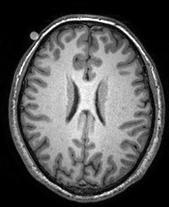
#> input picture images/myBrain_axial.bmp, 169 x 207 px
$ python demo_multiphase.py
#> lines starting #> are read from the running program, lines starting #| are printed output that depends on the picture; after the words box and inside, x2 and y2 are one past the last pixel; in counts of white or black regions, pixels touching at a corner belong together
### Li_TIP_2011/utils.py
# -*- coding: utf-8 -*-

import numpy as np
import math
import matplotlib.pyplot as plt
from skimage import measure
from scipy.ndimage import laplace


plt.ion()
fig1 = plt.figure(1)
fig2 = plt.figure(2)

# [23 lines left out: functions show_fig1, show_fig2, draw_all_2phase, not called in this run]

def show_fig_multi1(phi: np.ndarray):
    fig1.clf()
    ax1 = fig1.add_subplot(111, projection='3d')
    y, x = phi[:,:,0].shape
    x = np.arange(0, x, 1)
    y = np.arange(0, y, 1)
    X, Y = np.meshgrid(x, y)
    ax1.plot_surface(X, Y, -phi[:,:,0], rstride=2, cstride=2, color='r', linewidth=0, alpha=0.6, antialiased=True)
    ax1.contour(X, Y, phi[:,:,0], 0, colors='g', linewidths=2)
    ax1.plot_surface(X, Y, -phi[:,:,1], rstride=2, cstride=2, color='yellow', linewidth=0, alpha=0.6, antialiased=True)
    ax1.contour(X, Y, phi[:,:,1], 0, colors='blue', linewidths=2)

def show_fig_multi2(phi: np.ndarray, img: np.ndarray):
    fig2.clf()
    contours1 = measure.find_contours(phi[:,:,0], 0)
    contours2 = measure.find_contours(phi[:,:,1], 0)
    ax2 = fig2.add_subplot(111)
    ax2.imshow(img, interpolation='nearest', cmap=plt.get_cmap('gray'))
    for n, contour in enumerate(contours1):
        ax2.plot(contour[:, 1], contour[:, 0], linewidth=2, color='red')
    for n, contour in enumerate(contours2):
        ax2.plot(contour[:, 1], contour[:, 0], linewidth=2, color='blue')
    ax2.axis('off')

def draw_all_multiphase(phi: np.ndarray, img: np.ndarray, pause=0.3):
    show_fig_multi2(phi, img)
    show_fig_multi1(phi)
    plt.pause(pause)

def normalize01(f):
    fmin = np.min(f)
    fmax = np.max(f)
    f_ = (f-fmin) / (fmax-fmin)
    return f_

def Heaviside (f, epsilon):
    h = 0.5 * (1 + (2 / math.pi) * np.arctan(f / epsilon))
    return h

def Dirac(x, epsilon):
    f=(epsilon/math.pi)/(epsilon * epsilon + x * x)
    return f


def neumann_bound_cond(f):
    """
        Make a function satisfy Neumann boundary condition
    """
    g = f.copy()

    g[np.ix_([0, -1], [0, -1])] = g[np.ix_([2, -3], [2, -3])]
    g[np.ix_([0, -1]), 1:-1] = g[np.ix_([2, -3]), 1:-1]
    g[1:-1, np.ix_([0, -1])] = g[1:-1, np.ix_([2, -3])]
    return g

def curvature_central(phi) -> np.ndarray:
    [phi_y, phi_x] = np.gradient(phi)
    s = np.sqrt(np.square(phi_x) + np.square(phi_y))
    delta = 1e-10
    n_x = phi_x / (s + delta)  # add a small positive number to avoid division by zero
    n_y = phi_y / (s + delta)
    [_, nxx] = np.gradient(n_x)
    [nyy, _] = np.gradient(n_y)
    return nxx + nyy

# [65 lines left out: functions creat_gauss_kernel, conv2, dist_reg_p2, div, not called in this run]

### Li_TIP_2011/lse_bfe_3Phase.py
# -*- coding: utf-8 -*-

from scipy.ndimage import gaussian_filter
from utils import *

def lse_bfe_3Phase(u,Img,b,sigma,KONE, nu,timestep,mu,epsilon,Iter):

    N_class = 3 # % three-phase
    KB1 = gaussian_filter(b, sigma= sigma, truncate=2)
    KB2 = gaussian_filter(b*b, sigma=sigma, truncate=2)

    H1 = Heaviside(u[:,:,0], epsilon)
    H2 = Heaviside(u[:,:,1], epsilon)

    M = np.zeros((Img.shape[0], Img.shape[1], 3))
    M[:, :, 0] = H1 * H2 # % membership function 1
    M[:, :, 1] = H1 * (1 - H2)  # % membership function 2
    M[:, :, 2] = 1 - H1  # % membership function 1

    C_update = updateC(Img, KB1, KB2, M)

    KONE_Img = Img * Img * KONE

    u_update = updateLSF(Img, u, C_update, N_class, KONE_Img, KB1, KB2, mu, nu, timestep, epsilon, Iter)

    b_update = updateB(Img, C_update, M, sigma)

    return u_update, b_update, C_update

def updateLSF(Img,u_0, C, N_class, KONE_Img, KB1, KB2, mu, nu, timestep, epsilon, Iter):
    u = u_0.copy()

    e = np.zeros((Img.shape[0], Img.shape[1], 3))

    for i in range(N_class):
        e[:,:,i] = KONE_Img - 2* Img * C[i] * KB1 + C[i] * C[i] * KB2

    for j in range (Iter):
        Curv = np.zeros((Img.shape[0], Img.shape[1], 2))
        Delta = np.zeros((Img.shape[0], Img.shape[1], 2))
        u[:, :, 0] = neumann_bound_cond(u[:, :, 0])
        Curv[:, :, 0] = curvature_central(u[:, :, 0])
        H1 = Heaviside(u[:, :, 0], epsilon)
        Delta[:, :, 0] = Dirac(u[:, :, 0], epsilon)

        u[:, :, 1] = neumann_bound_cond(u[:, :, 1])
        Curv[:, :, 1] = curvature_central(u[:, :, 1])
        H2 = Heaviside(u[:, :, 1], epsilon)
        Delta[:, :, 1] = Dirac(u[:, :, 1], epsilon)

        A1 = - Delta[:,:, 0] * (e[:,:, 0] * H2 + e[:,:, 1] *(1 - H2) - e[:,:, 2])
        #P1 = mu * dist_reg_p2(u[:,:,0])
        P1 = mu * (laplace(u[:,:,0], mode='nearest') - Curv[:,:,0])

        L1 = nu * Delta[:,:, 0] * Curv[:,:, 0]
        u[:,:, 0] = u[:,:, 0]+timestep * (L1 + P1 + A1) # % update u1

        A2 = - Delta[:,:,1] * H1 *(e[:,:,0]-e[:,:,1])
        #P2 = mu * dist_reg_p2(u[:,:,1])
        P2 = mu * (laplace(u[:, :, 1], mode='nearest') - Curv[:, :, 1])
        L2 = nu * Delta[:,:, 1] * Curv[:,:, 1]
        u[:,:, 1] = u[:,:, 1]+timestep * (L2 + P2 + A2) # % update u2

    return u

def updateC(Img, Kb1, Kb2, M):
    C = []
    for i in range(3):
        N2 = Kb1 * Img * M[:,:, i]
        D2 = Kb2 * M[:,:, i]
        sN2 = np.sum(N2)
        sD2 = np.sum(D2)
        C.append(sN2 / (sD2 + (sD2 == 0)))

    return C

def updateB(Img, C, M,  Ksigma):
    PC1 = np.zeros_like(Img)
    PC2 = np.zeros_like(Img)

    for i in range(3):
        PC1 = PC1 + C[i] * M[:,:, i]
        PC2 = PC2 + C[i] * C[i] * M[:,:, i]

    KNm1 = gaussian_filter(PC1 * Img, sigma= Ksigma, truncate=2)
    KDn1 = gaussian_filter(PC2, sigma= Ksigma, truncate=2)

    b = KNm1 / KDn1

    return  b

### Li_TIP_2011/demo_multiphase.py
# -*- coding: utf-8 -*-

'''
This code is the implementation of the three-phase level set for the following paper:
A Level Set Method for Image Segmentation in the Presence of Intensity Inhomogeneities with Application to MRI ",
IEEE Trans. Image Processing, vol. 20 (7), pp. 2007-2016, 2011.
'''

from skimage.io import imread
from scipy.ndimage import gaussian_filter
from lse_bfe_3Phase import lse_bfe_3Phase
from utils import *

Img = imread('../images/myBrain_axial.bmp', True)
#> Img is the input picture: shape (207, 169); min 0, max 255, mean 85.6
Img = np.array(Img, dtype='float32')

A = 255
Img = A * normalize01(Img)  # rescale the image intensities
#> in normalize01, `fmin = np.min(f)`: fmin = 0
#> in normalize01, `fmax = np.max(f)`: fmax = 255
Mask = Img > 5
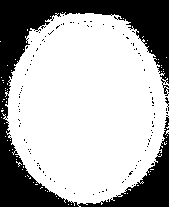
#> Mask: shape (207, 169) bool; 69.1% white; 106 black regions (104 under 20 px), largest, box (x1, y1, x2, y2) and area: (0, 0, 169, 207) 10591, (165, 97, 169, 111) 22
nu = 0.001 * A * A  # coefficient of arc length term
sigma = 4  # scale parameter that specifies the size of the neighborhood
iter_outer = 50
iter_inner = 10  # inner iteration for level set evolution
timestep = 0.1
mu = 0.1 / timestep  # coefficient for distance regularization term (regularize the level set function)
c0 = 5
epsilon = 1

# initialization of bias field and level set function
b = np.ones_like(Img)
initialLSF = np.random.randn(Img.shape[0],Img.shape[1],2)
initialLSF[:,:,1] = Mask

u = np.sign(initialLSF)

KONE = gaussian_filter(np.ones_like(Img), sigma=sigma, truncate=2)

C = None

if __name__ == '__main__':
    for i in range(iter_outer):
        u, b, C = lse_bfe_3Phase(u, Img, b, sigma, KONE, nu, timestep, mu, epsilon, iter_inner)

        if (i % 1) == 0:
            draw_all_multiphase(u, Img)
#> this loop made 50 passes
#> pass 1, in updateB, `KNm1 = gaussian_filter(PC1 * Img, sigma= Ksigma, truncate=2)`:
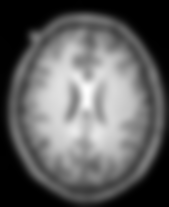
#> KNm1: shape (207, 169) float64; min 0, max 19690.2, mean 7418.5; drawn with min black and max white
#> after the loop:
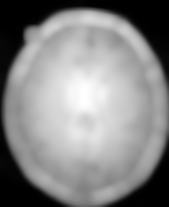
#> b: shape (207, 169) float64; min 0, max 2.18, mean 1.15; drawn with min black and max white

    Mask = Img > 10
#> Mask: shape (207, 169) bool; 66.1% white; 86 black regions (81 under 20 px), largest, box (x1, y1, x2, y2) and area: (0, 0, 169, 207) 11395, (127, 164, 138, 178) 32, (36, 162, 48, 178) 27, (45, 25, 60, 37) 22, (18, 92, 22, 107) 22
    Img_corrected = normalize01(Mask * Img / (b + (b == 0))) * 255

    fig3 = plt.figure(3)
    fig3.suptitle("original image")
    ax3 = fig3.add_subplot(111)
    ax3.imshow(Img, cmap=plt.get_cmap('gray'))
    ax3.axis('off')
    plt.pause(5)
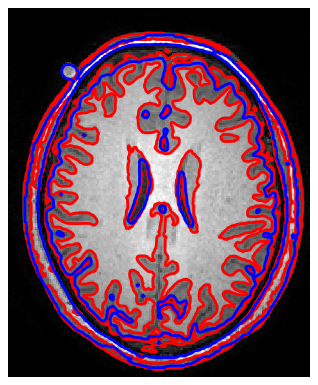
#> figure drawn by matplotlib, 1 panel

    fig4 = plt.figure(4)
    fig4.suptitle("Bias corrected image")
    ax4 = fig4.add_subplot(111)
    ax4.imshow(Img_corrected, cmap=plt.get_cmap('gray'))
    ax4.axis('off')
    plt.pause(5)

    fig5 = plt.figure(5)
    fig5.suptitle("Bias field")
    ax5 = fig5.add_subplot(111)
    ax5.imshow(Mask * normalize01(b) * 200, cmap=plt.get_cmap('gray'))
    ax5.axis('off')
    plt.pause(5)
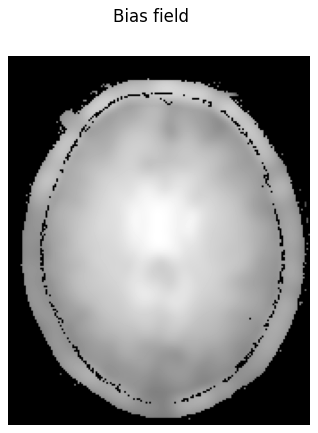
#> figure drawn by matplotlib, 1 panel

    H1 =  u[:,:,0] > 0
#> H1: shape (207, 169) bool; 74.1% white; 19 black regions (10 under 20 px), largest, box (x1, y1, x2, y2) and area: (21, 25, 152, 190) 5964, (21, 30, 165, 203) 1418, (9, 34, 40, 151) 560
    H2 =  u[:,:,1] > 0
#> H2: shape (207, 169) bool; 51.3% white; 20 black regions (13 under 20 px), largest, box (x1, y1, x2, y2) and area: (0, 0, 169, 207) 12841, (16, 20, 156, 196) 3701, (67, 85, 80, 121) 189
    M1=H1 * H2
#> M1: shape (207, 169) bool; 31.1% white; 10 white regions (7 under 20 px), largest, box (x1, y1, x2, y2) and area: (24, 31, 149, 185) 9216, (12, 17, 161, 200) 1573, (30, 32, 39, 40) 57
    M2=H1 *(1-H2)
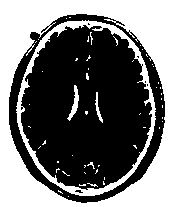
#> M2: shape (207, 169) int64; values 0 (black) and 1 (white), 43% white; 54 white regions (50 under 20 px), largest, box (x1, y1, x2, y2) and area: (0, 0, 169, 207) 12096, (16, 20, 156, 196) 2472, (67, 85, 79, 121) 150, (95, 92, 103, 123) 80
    M3=(1-H1)

    fig6 = plt.figure(6)
    Img_seg=C[0] *M1+C[1]*M2+C[2]*M3 # three regions are labeled with C1, C2, C3
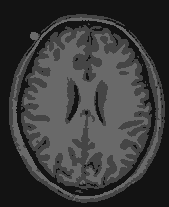
#> Img_seg: shape (207, 169) float64; min 19.07, max 105.3, mean 59
    fig6.suptitle("Segmented Image")
    ax6 = fig6.add_subplot(111)
    ax6.imshow(Img_seg, cmap=plt.get_cmap('gray'))
    ax6.axis('off')
    plt.pause(5)

    plt.show()
